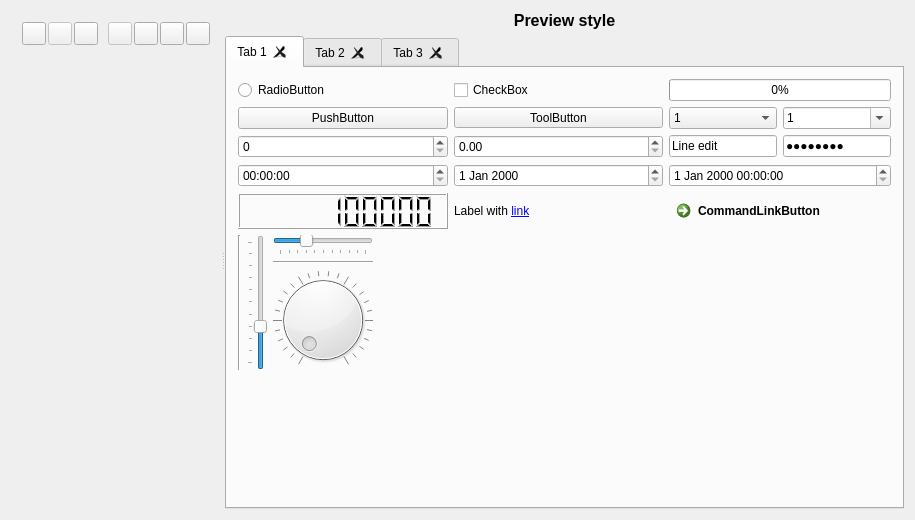
<?xml version="1.0" encoding="UTF-8"?>
<ui version="4.0">
 <class>QssEditor</class>
 <widget class="QWidget" name="QssEditor">
  <property name="geometry">
   <rect>
    <x>0</x>
    <y>0</y>
    <width>915</width>
    <height>520</height>
   </rect>
  </property>
  <layout class="QGridLayout" name="gridLayout_4">
   <item row="0" column="0">
    <widget class="QSplitter" name="splitter">
     <property name="orientation">
      <enum>Qt::Horizontal</enum>
     </property>
     <widget class="QWidget" name="layoutWidget">
      <layout class="QVBoxLayout" name="verticalLayout">
       <item>
        <layout class="QHBoxLayout" name="horizontalLayout">
         <property name="spacing">
          <number>2</number>
         </property>
         <item>
          <widget class="QToolButton" name="toolOpen">
           <property name="toolTip">
            <string>Open style</string>
           </property>
           <property name="icon">
            <iconset resource="qsseditor.qrc">
             <normaloff>:/images/open.png</normaloff>:/images/open.png</iconset>
           </property>
          </widget>
         </item>
         <item>
          <widget class="QToolButton" name="toolSave">
           <property name="enabled">
            <bool>false</bool>
           </property>
           <property name="toolTip">
            <string>Save style</string>
           </property>
           <property name="icon">
            <iconset resource="qsseditor.qrc">
             <normaloff>:/images/save.png</normaloff>:/images/save.png</iconset>
           </property>
          </widget>
         </item>
         <item>
          <widget class="QToolButton" name="toolSaveAs">
           <property name="toolTip">
            <string>Save style as</string>
           </property>
           <property name="icon">
            <iconset resource="qsseditor.qrc">
             <normaloff>:/images/saveas.png</normaloff>:/images/saveas.png</iconset>
           </property>
          </widget>
         </item>
         <item>
          <spacer name="horizontalSpacer_4">
           <property name="orientation">
            <enum>Qt::Horizontal</enum>
           </property>
           <property name="sizeType">
            <enum>QSizePolicy::Fixed</enum>
           </property>
           <property name="sizeHint" stdset="0">
            <size>
             <width>8</width>
             <height>20</height>
            </size>
           </property>
          </spacer>
         </item>
         <item>
          <widget class="QToolButton" name="toolClose">
           <property name="enabled">
            <bool>false</bool>
           </property>
           <property name="toolTip">
            <string>Close</string>
           </property>
           <property name="icon">
            <iconset resource="qsseditor.qrc">
             <normaloff>:/images/close.png</normaloff>:/images/close.png</iconset>
           </property>
          </widget>
         </item>
         <item>
          <spacer name="horizontalSpacer">
           <property name="orientation">
            <enum>Qt::Horizontal</enum>
           </property>
           <property name="sizeHint" stdset="0">
            <size>
             <width>0</width>
             <height>17</height>
            </size>
           </property>
          </spacer>
         </item>
         <item>
          <widget class="QToolButton" name="toolUndo">
           <property name="toolTip">
            <string>Undo</string>
           </property>
           <property name="icon">
            <iconset resource="qsseditor.qrc">
             <normaloff>:/images/undo.png</normaloff>:/images/undo.png</iconset>
           </property>
          </widget>
         </item>
         <item>
          <widget class="QToolButton" name="toolRedo">
           <property name="toolTip">
            <string>Redo</string>
           </property>
           <property name="icon">
            <iconset resource="qsseditor.qrc">
             <normaloff>:/images/redo.png</normaloff>:/images/redo.png</iconset>
           </property>
          </widget>
         </item>
         <item>
          <spacer name="horizontalSpacer_3">
           <property name="orientation">
            <enum>Qt::Horizontal</enum>
           </property>
           <property name="sizeHint" stdset="0">
            <size>
             <width>0</width>
             <height>20</height>
            </size>
           </property>
          </spacer>
         </item>
         <item>
          <widget class="QToolButton" name="toolOptions">
           <property name="toolTip">
            <string>Options</string>
           </property>
           <property name="icon">
            <iconset resource="qsseditor.qrc">
             <normaloff>:/images/options.png</normaloff>:/images/options.png</iconset>
           </property>
          </widget>
         </item>
        </layout>
       </item>
       <item>
        <widget class="QsciScintilla" name="text" native="true">
         <property name="sizePolicy">
          <sizepolicy hsizetype="Preferred" vsizetype="Preferred">
           <horstretch>0</horstretch>
           <verstretch>1</verstretch>
          </sizepolicy>
         </property>
        </widget>
       </item>
      </layout>
     </widget>
     <widget class="QWidget" name="widgetAllWidgets" native="true">
      <layout class="QGridLayout" name="gridLayout">
       <property name="leftMargin">
        <number>0</number>
       </property>
       <property name="topMargin">
        <number>0</number>
       </property>
       <property name="rightMargin">
        <number>0</number>
       </property>
       <property name="bottomMargin">
        <number>0</number>
       </property>
       <item row="0" column="0">
        <widget class="QLabel" name="labelPreview">
         <property name="font">
          <font>
           <pointsize>12</pointsize>
           <weight>75</weight>
           <bold>true</bold>
          </font>
         </property>
         <property name="text">
          <string>Preview style</string>
         </property>
         <property name="alignment">
          <set>Qt::AlignCenter</set>
         </property>
        </widget>
       </item>
       <item row="1" column="0">
        <widget class="QTabWidget" name="tabWidget">
         <property name="currentIndex">
          <number>0</number>
         </property>
         <property name="tabsClosable">
          <bool>true</bool>
         </property>
         <widget class="QWidget" name="tab_1">
          <attribute name="title">
           <string notr="true">Tab 1</string>
          </attribute>
          <layout class="QGridLayout" name="gridLayout_7">
           <item row="0" column="0" colspan="2">
            <layout class="QGridLayout" name="gridLayout_6">
             <item row="0" column="0">
              <widget class="QRadioButton" name="radioButton">
               <property name="text">
                <string notr="true">RadioButton</string>
               </property>
              </widget>
             </item>
             <item row="0" column="1">
              <widget class="QCheckBox" name="checkBox">
               <property name="text">
                <string notr="true">CheckBox</string>
               </property>
               <property name="tristate">
                <bool>true</bool>
               </property>
              </widget>
             </item>
             <item row="0" column="2">
              <widget class="QProgressBar" name="progressBar">
               <property name="maximum">
                <number>20</number>
               </property>
               <property name="value">
                <number>0</number>
               </property>
              </widget>
             </item>
             <item row="1" column="0">
              <widget class="QPushButton" name="pushButton">
               <property name="sizePolicy">
                <sizepolicy hsizetype="MinimumExpanding" vsizetype="Fixed">
                 <horstretch>0</horstretch>
                 <verstretch>0</verstretch>
                </sizepolicy>
               </property>
               <property name="text">
                <string notr="true">PushButton</string>
               </property>
              </widget>
             </item>
             <item row="1" column="1">
              <widget class="QToolButton" name="toolButton">
               <property name="sizePolicy">
                <sizepolicy hsizetype="MinimumExpanding" vsizetype="Fixed">
                 <horstretch>0</horstretch>
                 <verstretch>0</verstretch>
                </sizepolicy>
               </property>
               <property name="text">
                <string notr="true">ToolButton</string>
               </property>
               <property name="popupMode">
                <enum>QToolButton::InstantPopup</enum>
               </property>
              </widget>
             </item>
             <item row="1" column="2">
              <layout class="QHBoxLayout" name="horizontalLayout_3">
               <item>
                <widget class="QComboBox" name="comboBoxReadOnly">
                 <property name="sizePolicy">
                  <sizepolicy hsizetype="MinimumExpanding" vsizetype="Fixed">
                   <horstretch>0</horstretch>
                   <verstretch>0</verstretch>
                  </sizepolicy>
                 </property>
                 <item>
                  <property name="text">
                   <string notr="true">1</string>
                  </property>
                 </item>
                 <item>
                  <property name="text">
                   <string notr="true">2</string>
                  </property>
                 </item>
                 <item>
                  <property name="text">
                   <string notr="true">3</string>
                  </property>
                 </item>
                </widget>
               </item>
               <item>
                <widget class="QComboBox" name="comboBoxEditable">
                 <property name="sizePolicy">
                  <sizepolicy hsizetype="MinimumExpanding" vsizetype="Fixed">
                   <horstretch>0</horstretch>
                   <verstretch>0</verstretch>
                  </sizepolicy>
                 </property>
                 <property name="editable">
                  <bool>true</bool>
                 </property>
                 <item>
                  <property name="text">
                   <string notr="true">1</string>
                  </property>
                 </item>
                 <item>
                  <property name="text">
                   <string notr="true">2</string>
                  </property>
                 </item>
                 <item>
                  <property name="text">
                   <string notr="true">3</string>
                  </property>
                 </item>
                </widget>
               </item>
              </layout>
             </item>
             <item row="2" column="0">
              <widget class="QSpinBox" name="spinBox"/>
             </item>
             <item row="2" column="1">
              <widget class="QDoubleSpinBox" name="doubleSpinBox"/>
             </item>
             <item row="2" column="2">
              <layout class="QHBoxLayout" name="horizontalLayout_2">
               <item>
                <widget class="QLineEdit" name="lineEdit">
                 <property name="text">
                  <string notr="true">Line edit</string>
                 </property>
                </widget>
               </item>
               <item>
                <widget class="QLineEdit" name="lineEdit_2">
                 <property name="text">
                  <string notr="true">Password</string>
                 </property>
                 <property name="echoMode">
                  <enum>QLineEdit::Password</enum>
                 </property>
                </widget>
               </item>
              </layout>
             </item>
             <item row="3" column="0">
              <widget class="QTimeEdit" name="timeEdit"/>
             </item>
             <item row="3" column="1">
              <widget class="QDateEdit" name="dateEdit"/>
             </item>
             <item row="3" column="2">
              <widget class="QDateTimeEdit" name="dateTimeEdit"/>
             </item>
             <item row="4" column="0">
              <widget class="QLCDNumber" name="lcdNumber">
               <property name="digitCount">
                <number>10</number>
               </property>
               <property name="intValue" stdset="0">
                <number>1234567890</number>
               </property>
              </widget>
             </item>
             <item row="4" column="1">
              <widget class="QLabel" name="label">
               <property name="text">
                <string notr="true">Label with &lt;a href=&quot;http://google.com&quot;&gt;link&lt;/a&gt;</string>
               </property>
              </widget>
             </item>
             <item row="4" column="2">
              <widget class="QCommandLinkButton" name="commandLinkButton">
               <property name="text">
                <string notr="true">CommandLinkButton</string>
               </property>
              </widget>
             </item>
            </layout>
           </item>
           <item row="2" column="0">
            <layout class="QGridLayout" name="gridLayout_5">
             <item row="0" column="0" rowspan="3">
              <widget class="Line" name="line_2">
               <property name="orientation">
                <enum>Qt::Vertical</enum>
               </property>
              </widget>
             </item>
             <item row="0" column="1" rowspan="3">
              <widget class="QSlider" name="verticalSlider">
               <property name="value">
                <number>30</number>
               </property>
               <property name="orientation">
                <enum>Qt::Vertical</enum>
               </property>
               <property name="tickPosition">
                <enum>QSlider::TicksAbove</enum>
               </property>
              </widget>
             </item>
             <item row="0" column="2">
              <widget class="QSlider" name="horizontalSlider">
               <property name="sizePolicy">
                <sizepolicy hsizetype="Minimum" vsizetype="Fixed">
                 <horstretch>0</horstretch>
                 <verstretch>0</verstretch>
                </sizepolicy>
               </property>
               <property name="value">
                <number>30</number>
               </property>
               <property name="orientation">
                <enum>Qt::Horizontal</enum>
               </property>
               <property name="tickPosition">
                <enum>QSlider::TicksBelow</enum>
               </property>
              </widget>
             </item>
             <item row="1" column="2">
              <widget class="Line" name="line">
               <property name="orientation">
                <enum>Qt::Horizontal</enum>
               </property>
              </widget>
             </item>
             <item row="2" column="2">
              <widget class="QDial" name="dial">
               <property name="notchesVisible">
                <bool>true</bool>
               </property>
              </widget>
             </item>
            </layout>
           </item>
           <item row="2" column="1">
            <spacer name="horizontalSpacer_2">
             <property name="orientation">
              <enum>Qt::Horizontal</enum>
             </property>
             <property name="sizeHint" stdset="0">
              <size>
               <width>0</width>
               <height>20</height>
              </size>
             </property>
            </spacer>
           </item>
           <item row="3" column="0">
            <spacer name="verticalSpacer">
             <property name="orientation">
              <enum>Qt::Vertical</enum>
             </property>
             <property name="sizeHint" stdset="0">
              <size>
               <width>20</width>
               <height>0</height>
              </size>
             </property>
            </spacer>
           </item>
          </layout>
         </widget>
         <widget class="QWidget" name="tab_2">
          <attribute name="title">
           <string notr="true">Tab 2</string>
          </attribute>
          <layout class="QGridLayout" name="gridLayout_2">
           <item row="0" column="0">
            <widget class="QListWidget" name="listWidget">
             <item>
              <property name="text">
               <string notr="true">I1</string>
              </property>
              <property name="icon">
               <iconset resource="qsseditor.qrc">
                <normaloff>:/images/battery.png</normaloff>:/images/battery.png</iconset>
              </property>
             </item>
             <item>
              <property name="text">
               <string notr="true">I2</string>
              </property>
              <property name="icon">
               <iconset resource="qsseditor.qrc">
                <normaloff>:/images/image-sunset.png</normaloff>:/images/image-sunset.png</iconset>
              </property>
             </item>
             <item>
              <property name="text">
               <string notr="true">I3</string>
              </property>
              <property name="icon">
               <iconset resource="qsseditor.qrc">
                <normaloff>:/images/user.png</normaloff>:/images/user.png</iconset>
              </property>
             </item>
             <item>
              <property name="text">
               <string notr="true">I4</string>
              </property>
             </item>
             <item>
              <property name="text">
               <string notr="true">I5</string>
              </property>
             </item>
             <item>
              <property name="text">
               <string notr="true">I6</string>
              </property>
             </item>
             <item>
              <property name="text">
               <string notr="true">I7</string>
              </property>
             </item>
             <item>
              <property name="text">
               <string notr="true">I8</string>
              </property>
             </item>
             <item>
              <property name="text">
               <string notr="true">I9</string>
              </property>
             </item>
             <item>
              <property name="text">
               <string notr="true">I10</string>
              </property>
             </item>
             <item>
              <property name="text">
               <string notr="true">I11</string>
              </property>
             </item>
             <item>
              <property name="text">
               <string notr="true">I12</string>
              </property>
             </item>
             <item>
              <property name="text">
               <string notr="true">I14</string>
              </property>
             </item>
             <item>
              <property name="text">
               <string notr="true">I15</string>
              </property>
             </item>
             <item>
              <property name="text">
               <string notr="true">I16</string>
              </property>
             </item>
             <item>
              <property name="text">
               <string notr="true">I17</string>
              </property>
             </item>
             <item>
              <property name="text">
               <string notr="true">I18</string>
              </property>
             </item>
             <item>
              <property name="text">
               <string notr="true">I19</string>
              </property>
             </item>
             <item>
              <property name="text">
               <string notr="true">I20</string>
              </property>
             </item>
            </widget>
           </item>
           <item row="0" column="1">
            <widget class="QListWidget" name="listWidgetIcons">
             <property name="flow">
              <enum>QListView::LeftToRight</enum>
             </property>
             <property name="viewMode">
              <enum>QListView::IconMode</enum>
             </property>
             <item>
              <property name="text">
               <string notr="true">I1</string>
              </property>
              <property name="icon">
               <iconset resource="qsseditor.qrc">
                <normaloff>:/images/battery.png</normaloff>:/images/battery.png</iconset>
              </property>
             </item>
             <item>
              <property name="text">
               <string notr="true">I2</string>
              </property>
              <property name="icon">
               <iconset resource="qsseditor.qrc">
                <normaloff>:/images/image-sunset.png</normaloff>:/images/image-sunset.png</iconset>
              </property>
             </item>
             <item>
              <property name="text">
               <string notr="true">I3</string>
              </property>
              <property name="icon">
               <iconset resource="qsseditor.qrc">
                <normaloff>:/images/user.png</normaloff>:/images/user.png</iconset>
              </property>
             </item>
            </widget>
           </item>
           <item row="1" column="0">
            <widget class="QTableWidget" name="table">
             <property name="sortingEnabled">
              <bool>true</bool>
             </property>
             <attribute name="horizontalHeaderShowSortIndicator" stdset="0">
              <bool>true</bool>
             </attribute>
             <attribute name="verticalHeaderShowSortIndicator" stdset="0">
              <bool>true</bool>
             </attribute>
             <row>
              <property name="text">
               <string notr="true">R1</string>
              </property>
             </row>
             <row>
              <property name="text">
               <string notr="true">R2</string>
              </property>
             </row>
             <row>
              <property name="text">
               <string notr="true">R3</string>
              </property>
             </row>
             <column>
              <property name="text">
               <string notr="true">C1</string>
              </property>
             </column>
             <column>
              <property name="text">
               <string notr="true">C2</string>
              </property>
             </column>
             <item row="0" column="0">
              <property name="text">
               <string notr="true">1,1</string>
              </property>
             </item>
             <item row="0" column="1">
              <property name="text">
               <string notr="true">1,2</string>
              </property>
             </item>
             <item row="1" column="0">
              <property name="text">
               <string notr="true">2,1</string>
              </property>
             </item>
             <item row="1" column="1">
              <property name="text">
               <string notr="true">2,2</string>
              </property>
             </item>
             <item row="2" column="0">
              <property name="text">
               <string notr="true">3,1</string>
              </property>
              <property name="flags">
               <set>ItemIsSelectable|ItemIsDragEnabled|ItemIsUserCheckable</set>
              </property>
             </item>
             <item row="2" column="1">
              <property name="text">
               <string notr="true">2,3</string>
              </property>
              <property name="flags">
               <set>ItemIsSelectable|ItemIsDragEnabled|ItemIsUserCheckable</set>
              </property>
             </item>
            </widget>
           </item>
           <item row="1" column="1">
            <widget class="QTreeWidget" name="tree">
             <property name="allColumnsShowFocus">
              <bool>true</bool>
             </property>
             <attribute name="headerShowSortIndicator" stdset="0">
              <bool>true</bool>
             </attribute>
             <column>
              <property name="text">
               <string notr="true">C1</string>
              </property>
             </column>
             <column>
              <property name="text">
               <string notr="true">C2</string>
              </property>
             </column>
             <item>
              <property name="text">
               <string notr="true">R1</string>
              </property>
              <property name="text">
               <string notr="true"/>
              </property>
              <item>
               <property name="text">
                <string notr="true">C1</string>
               </property>
               <property name="checkState">
                <enum>Checked</enum>
               </property>
               <property name="text">
                <string notr="true">X1</string>
               </property>
               <property name="checkState">
                <enum>Checked</enum>
               </property>
              </item>
              <item>
               <property name="text">
                <string notr="true">C2</string>
               </property>
               <property name="checkState">
                <enum>PartiallyChecked</enum>
               </property>
               <property name="text">
                <string notr="true">X2</string>
               </property>
               <property name="checkState">
                <enum>PartiallyChecked</enum>
               </property>
              </item>
              <item>
               <property name="text">
                <string notr="true">C3</string>
               </property>
               <property name="text">
                <string notr="true">X3</string>
               </property>
               <property name="flags">
                <set>ItemIsSelectable|ItemIsDragEnabled|ItemIsUserCheckable</set>
               </property>
              </item>
             </item>
             <item>
              <property name="text">
               <string notr="true">R2</string>
              </property>
              <property name="flags">
               <set>ItemIsSelectable|ItemIsDragEnabled|ItemIsUserCheckable</set>
              </property>
             </item>
            </widget>
           </item>
          </layout>
         </widget>
         <widget class="QWidget" name="tab_3">
          <attribute name="title">
           <string notr="true">Tab 3</string>
          </attribute>
          <layout class="QGridLayout" name="gridLayout_8">
           <item row="0" column="0">
            <widget class="QTextBrowser" name="textBrowser">
             <property name="undoRedoEnabled">
              <bool>true</bool>
             </property>
             <property name="html">
              <string notr="true">&lt;!DOCTYPE HTML PUBLIC &quot;-//W3C//DTD HTML 4.0//EN&quot; &quot;http://www.w3.org/TR/REC-html40/strict.dtd&quot;&gt;
&lt;html&gt;&lt;head&gt;&lt;meta name=&quot;qrichtext&quot; content=&quot;1&quot; /&gt;&lt;style type=&quot;text/css&quot;&gt;
p, li { white-space: pre-wrap; }
&lt;/style&gt;&lt;/head&gt;&lt;body style=&quot; font-family:'MS Shell Dlg 2'; font-size:8.25pt; font-weight:400; font-style:normal;&quot;&gt;
&lt;p style=&quot; margin-top:0px; margin-bottom:0px; margin-left:0px; margin-right:0px; -qt-block-indent:0; text-indent:0px;&quot;&gt;&lt;span style=&quot; font-size:8pt;&quot;&gt;Text &lt;/span&gt;&lt;span style=&quot; font-size:8pt; font-weight:600;&quot;&gt;browser&lt;/span&gt;&lt;span style=&quot; font-size:8pt;&quot;&gt; &lt;/span&gt;&lt;span style=&quot; font-size:8pt; font-style:italic;&quot;&gt;with&lt;/span&gt;&lt;span style=&quot; font-size:8pt;&quot;&gt; &lt;/span&gt;&lt;span style=&quot; font-size:8pt; text-decoration: underline;&quot;&gt;some&lt;/span&gt;&lt;span style=&quot; font-size:8pt;&quot;&gt; &lt;/span&gt;&lt;span style=&quot; font-size:8pt; font-weight:600; font-style:italic;&quot;&gt;text &lt;/span&gt;&lt;span style=&quot; font-size:8pt;&quot;&gt;and &lt;/span&gt;&lt;a href=&quot;http://google.com&quot;&gt;&lt;span style=&quot; font-size:8pt; text-decoration: underline; color:#0000ff;&quot;&gt;links&lt;/span&gt;&lt;/a&gt;&lt;/p&gt;&lt;/body&gt;&lt;/html&gt;</string>
             </property>
             <property name="openLinks">
              <bool>false</bool>
             </property>
            </widget>
           </item>
           <item row="0" column="1">
            <widget class="QTextEdit" name="textEdit">
             <property name="html">
              <string notr="true">&lt;!DOCTYPE HTML PUBLIC &quot;-//W3C//DTD HTML 4.0//EN&quot; &quot;http://www.w3.org/TR/REC-html40/strict.dtd&quot;&gt;
&lt;html&gt;&lt;head&gt;&lt;meta name=&quot;qrichtext&quot; content=&quot;1&quot; /&gt;&lt;style type=&quot;text/css&quot;&gt;
p, li { white-space: pre-wrap; }
&lt;/style&gt;&lt;/head&gt;&lt;body style=&quot; font-family:'MS Shell Dlg 2'; font-size:8.25pt; font-weight:400; font-style:normal;&quot;&gt;
&lt;p style=&quot; margin-top:0px; margin-bottom:0px; margin-left:0px; margin-right:0px; -qt-block-indent:0; text-indent:0px;&quot;&gt;&lt;span style=&quot; font-size:8pt;&quot;&gt;Text edit&lt;/span&gt;&lt;/p&gt;&lt;/body&gt;&lt;/html&gt;</string>
             </property>
            </widget>
           </item>
           <item row="0" column="2">
            <widget class="QCalendarWidget" name="calendarWidget"/>
           </item>
           <item row="1" column="0" colspan="3">
            <widget class="QGroupBox" name="groupBox">
             <property name="sizePolicy">
              <sizepolicy hsizetype="Preferred" vsizetype="Preferred">
               <horstretch>1</horstretch>
               <verstretch>0</verstretch>
              </sizepolicy>
             </property>
             <property name="title">
              <string notr="true">GroupBox</string>
             </property>
             <layout class="QGridLayout" name="gridLayout_3">
              <item row="0" column="0">
               <widget class="QScrollArea" name="scrollArea">
                <property name="widgetResizable">
                 <bool>true</bool>
                </property>
                <widget class="QWidget" name="scrollAreaWidgetContents">
                 <property name="geometry">
                  <rect>
                   <x>0</x>
                   <y>0</y>
                   <width>253</width>
                   <height>141</height>
                  </rect>
                 </property>
                 <layout class="QGridLayout" name="gridLayout_9">
                  <item row="0" column="1">
                   <widget class="QFrame" name="frame">
                    <property name="sizePolicy">
                     <sizepolicy hsizetype="Preferred" vsizetype="Preferred">
                      <horstretch>1</horstretch>
                      <verstretch>0</verstretch>
                     </sizepolicy>
                    </property>
                    <property name="frameShape">
                     <enum>QFrame::StyledPanel</enum>
                    </property>
                    <property name="frameShadow">
                     <enum>QFrame::Raised</enum>
                    </property>
                    <layout class="QGridLayout" name="gridLayout_10">
                     <item row="0" column="0">
                      <widget class="QLabel" name="label_2">
                       <property name="text">
                        <string notr="true">Frame</string>
                       </property>
                      </widget>
                     </item>
                     <item row="1" column="0">
                      <spacer name="verticalSpacer_2">
                       <property name="orientation">
                        <enum>Qt::Vertical</enum>
                       </property>
                       <property name="sizeHint" stdset="0">
                        <size>
                         <width>20</width>
                         <height>46</height>
                        </size>
                       </property>
                      </spacer>
                     </item>
                    </layout>
                   </widget>
                  </item>
                  <item row="0" column="0" rowspan="2">
                   <widget class="QToolBox" name="toolBox">
                    <property name="currentIndex">
                     <number>0</number>
                    </property>
                    <widget class="QWidget" name="page">
                     <property name="geometry">
                      <rect>
                       <x>0</x>
                       <y>0</y>
                       <width>98</width>
                       <height>28</height>
                      </rect>
                     </property>
                     <attribute name="label">
                      <string notr="true">Toolbox1</string>
                     </attribute>
                    </widget>
                    <widget class="QWidget" name="page_2">
                     <property name="geometry">
                      <rect>
                       <x>0</x>
                       <y>0</y>
                       <width>98</width>
                       <height>28</height>
                      </rect>
                     </property>
                     <attribute name="label">
                      <string notr="true">Toolbox2</string>
                     </attribute>
                    </widget>
                   </widget>
                  </item>
                  <item row="0" column="2">
                   <widget class="QDockWidget" name="dockWidget">
                    <property name="sizePolicy">
                     <sizepolicy hsizetype="Preferred" vsizetype="Preferred">
                      <horstretch>1</horstretch>
                      <verstretch>1</verstretch>
                     </sizepolicy>
                    </property>
                    <property name="windowTitle">
                     <string notr="true">Dock widget</string>
                    </property>
                    <widget class="QWidget" name="dockWidgetContents_3"/>
                   </widget>
                  </item>
                  <item row="1" column="1" colspan="2">
                   <widget class="QMdiArea" name="mdiArea">
                    <property name="sizePolicy">
                     <sizepolicy hsizetype="Expanding" vsizetype="Expanding">
                      <horstretch>0</horstretch>
                      <verstretch>2</verstretch>
                     </sizepolicy>
                    </property>
                   </widget>
                  </item>
                 </layout>
                </widget>
               </widget>
              </item>
             </layout>
            </widget>
           </item>
          </layout>
         </widget>
        </widget>
       </item>
      </layout>
     </widget>
    </widget>
   </item>
  </layout>
 </widget>
 <layoutdefault spacing="6" margin="11"/>
 <customwidgets>
  <customwidget>
   <class>QsciScintilla</class>
   <extends>QWidget</extends>
   <header>Qsci/qsciscintilla.h</header>
   <container>1</container>
   <slots>
    <signal>textChanged()</signal>
    <slot>undo()</slot>
    <slot>redo()</slot>
   </slots>
  </customwidget>
 </customwidgets>
 <tabstops>
  <tabstop>toolOpen</tabstop>
  <tabstop>toolSave</tabstop>
  <tabstop>toolSaveAs</tabstop>
  <tabstop>toolClose</tabstop>
  <tabstop>toolUndo</tabstop>
  <tabstop>toolRedo</tabstop>
  <tabstop>toolOptions</tabstop>
  <tabstop>tabWidget</tabstop>
  <tabstop>radioButton</tabstop>
  <tabstop>checkBox</tabstop>
  <tabstop>pushButton</tabstop>
  <tabstop>toolButton</tabstop>
  <tabstop>comboBoxReadOnly</tabstop>
  <tabstop>comboBoxEditable</tabstop>
  <tabstop>spinBox</tabstop>
  <tabstop>doubleSpinBox</tabstop>
  <tabstop>lineEdit</tabstop>
  <tabstop>lineEdit_2</tabstop>
  <tabstop>timeEdit</tabstop>
  <tabstop>dateEdit</tabstop>
  <tabstop>dateTimeEdit</tabstop>
  <tabstop>verticalSlider</tabstop>
  <tabstop>horizontalSlider</tabstop>
  <tabstop>dial</tabstop>
  <tabstop>commandLinkButton</tabstop>
  <tabstop>listWidget</tabstop>
  <tabstop>listWidgetIcons</tabstop>
  <tabstop>table</tabstop>
  <tabstop>tree</tabstop>
  <tabstop>textBrowser</tabstop>
  <tabstop>textEdit</tabstop>
  <tabstop>calendarWidget</tabstop>
  <tabstop>scrollArea</tabstop>
 </tabstops>
 <resources>
  <include location="qsseditor.qrc"/>
 </resources>
 <connections>
  <connection>
   <sender>text</sender>
   <signal>textChanged()</signal>
   <receiver>QssEditor</receiver>
   <slot>slotCssChanged()</slot>
   <hints>
    <hint type="sourcelabel">
     <x>57</x>
     <y>244</y>
    </hint>
    <hint type="destinationlabel">
     <x>457</x>
     <y>244</y>
    </hint>
   </hints>
  </connection>
  <connection>
   <sender>toolOpen</sender>
   <signal>clicked()</signal>
   <receiver>QssEditor</receiver>
   <slot>slotOpen()</slot>
   <hints>
    <hint type="sourcelabel">
     <x>31</x>
     <y>32</y>
    </hint>
    <hint type="destinationlabel">
     <x>243</x>
     <y>155</y>
    </hint>
   </hints>
  </connection>
  <connection>
   <sender>toolSave</sender>
   <signal>clicked()</signal>
   <receiver>QssEditor</receiver>
   <slot>slotSave()</slot>
   <hints>
    <hint type="sourcelabel">
     <x>58</x>
     <y>32</y>
    </hint>
    <hint type="destinationlabel">
     <x>242</x>
     <y>195</y>
    </hint>
   </hints>
  </connection>
  <connection>
   <sender>toolSaveAs</sender>
   <signal>clicked()</signal>
   <receiver>QssEditor</receiver>
   <slot>slotSaveAs()</slot>
   <hints>
    <hint type="sourcelabel">
     <x>83</x>
     <y>32</y>
    </hint>
    <hint type="destinationlabel">
     <x>243</x>
     <y>272</y>
    </hint>
   </hints>
  </connection>
  <connection>
   <sender>toolOptions</sender>
   <signal>clicked()</signal>
   <receiver>QssEditor</receiver>
   <slot>slotOptions()</slot>
   <hints>
    <hint type="sourcelabel">
     <x>187</x>
     <y>32</y>
    </hint>
    <hint type="destinationlabel">
     <x>238</x>
     <y>324</y>
    </hint>
   </hints>
  </connection>
  <connection>
   <sender>toolUndo</sender>
   <signal>clicked()</signal>
   <receiver>text</receiver>
   <slot>undo()</slot>
   <hints>
    <hint type="sourcelabel">
     <x>135</x>
     <y>32</y>
    </hint>
    <hint type="destinationlabel">
     <x>54</x>
     <y>321</y>
    </hint>
   </hints>
  </connection>
  <connection>
   <sender>toolRedo</sender>
   <signal>clicked()</signal>
   <receiver>text</receiver>
   <slot>redo()</slot>
   <hints>
    <hint type="sourcelabel">
     <x>160</x>
     <y>28</y>
    </hint>
    <hint type="destinationlabel">
     <x>96</x>
     <y>339</y>
    </hint>
   </hints>
  </connection>
  <connection>
   <sender>toolClose</sender>
   <signal>clicked()</signal>
   <receiver>QssEditor</receiver>
   <slot>slotClose()</slot>
   <hints>
    <hint type="sourcelabel">
     <x>99</x>
     <y>22</y>
    </hint>
    <hint type="destinationlabel">
     <x>925</x>
     <y>170</y>
    </hint>
   </hints>
  </connection>
 </connections>
 <slots>
  <slot>slotCssChanged()</slot>
  <slot>slotOpen()</slot>
  <slot>slotSave()</slot>
  <slot>slotSaveAs()</slot>
  <slot>slotOptions()</slot>
  <slot>slotClose()</slot>
 </slots>
</ui>
